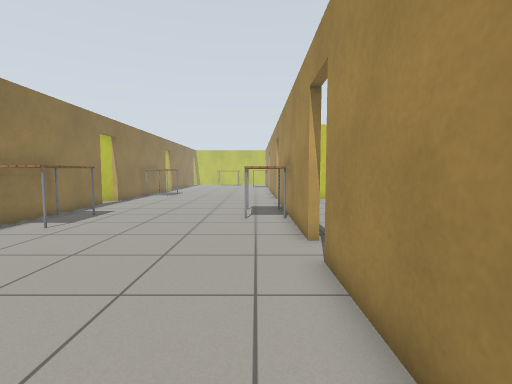
[1] (above)

24 first-person views from a walk through a Gazebo world. The camera is 0.9 m above the floor, tilts 4° down and sees 85° across. The floor is counted in squares, 0.5 m on a side. Each view is taken from the middle of a square. On the plan, view 1 faces up. The plan holds only what a view shows up to about 15 squares ahead; the rest is blank. The place goes on beyond the plan. Robots are left out. Gazebo's built-in surfaces are drawn with simple patterns.

[2]
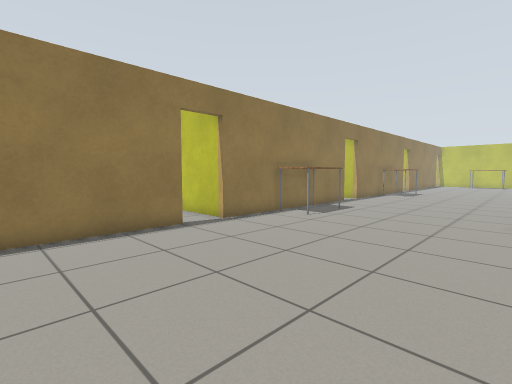

[3]
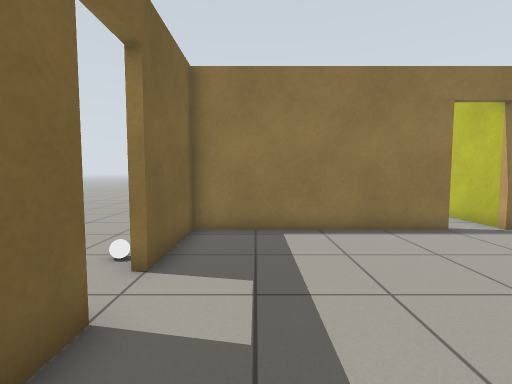

[4]
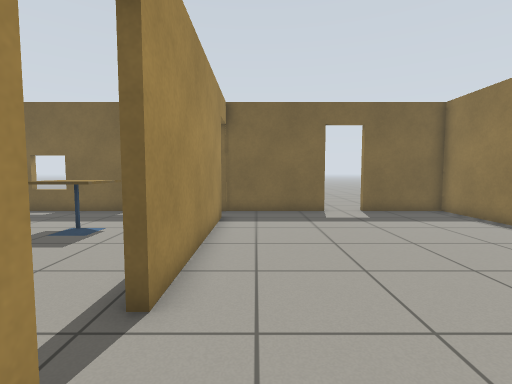

[5]
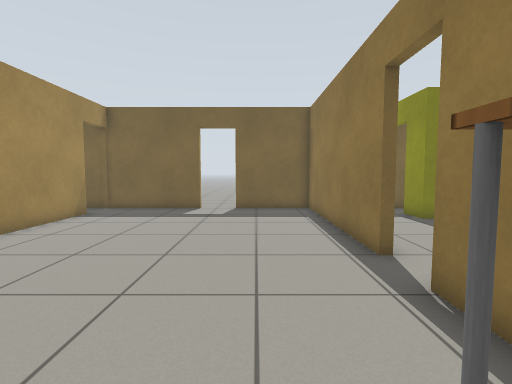

[6]
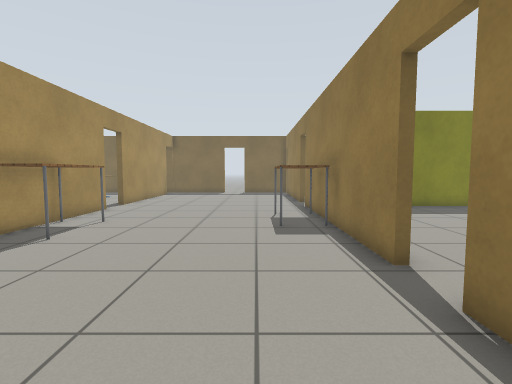

[7]
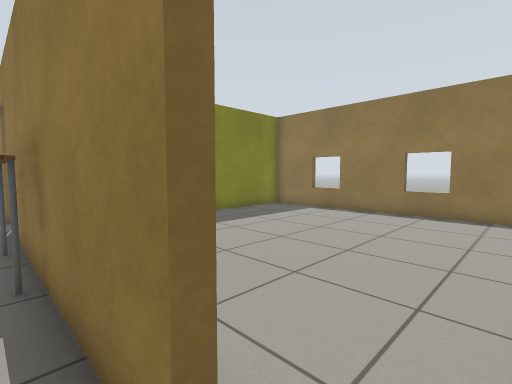

[8]
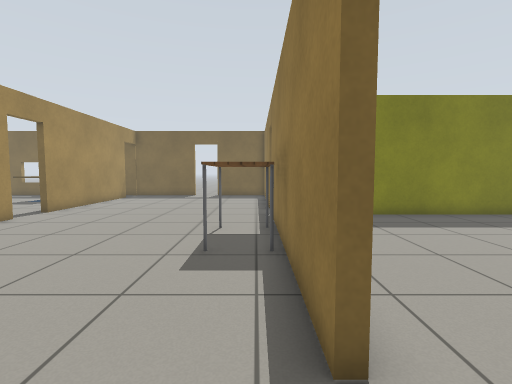

[9]
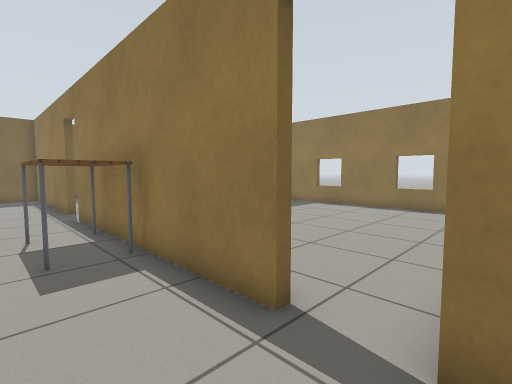

[10]
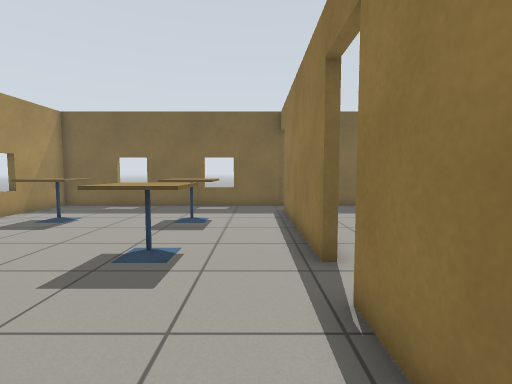

[11]
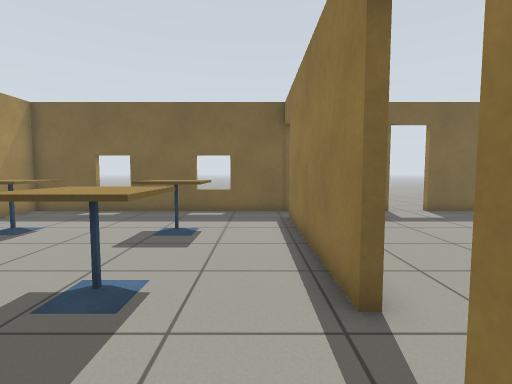

[12]
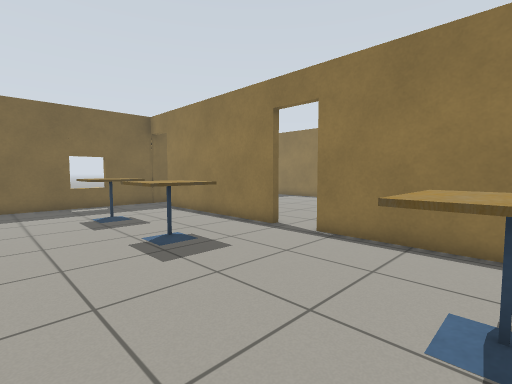

[13]
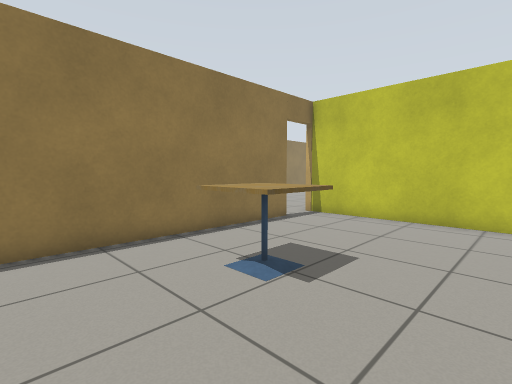

[14]
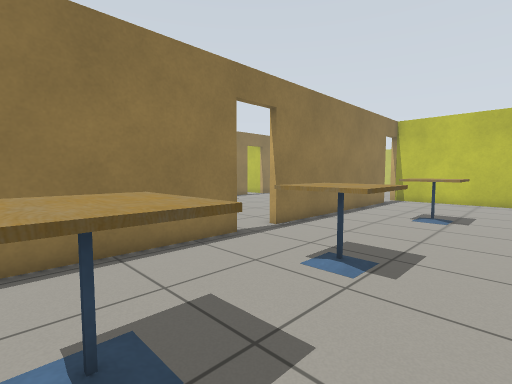

[15]
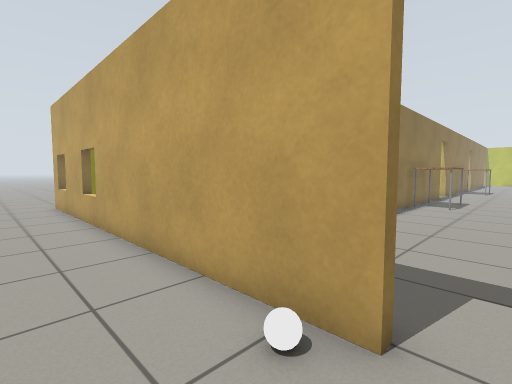

[16]
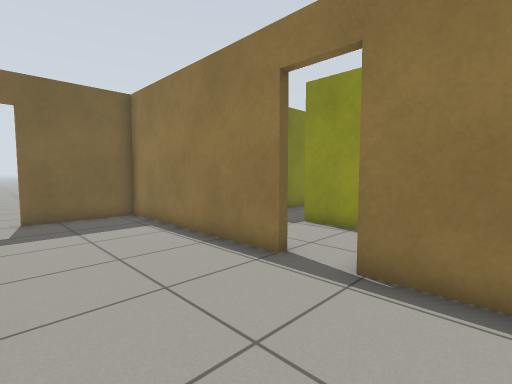

[17]
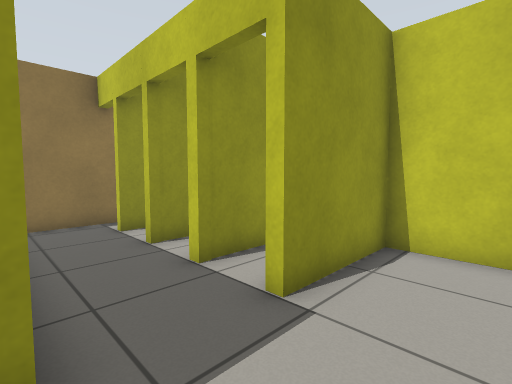

[18]
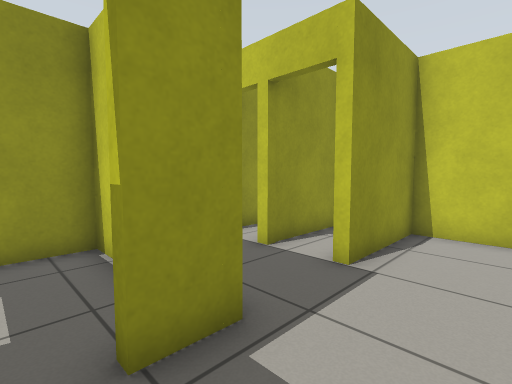

[19]
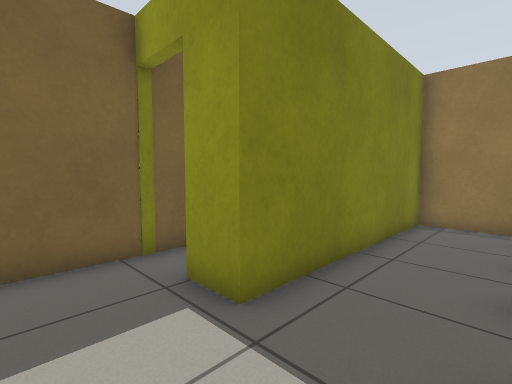

[20]
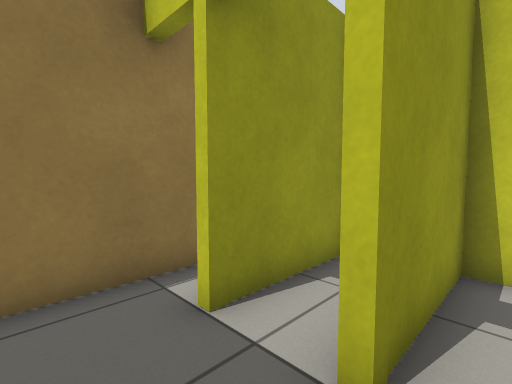

[21]
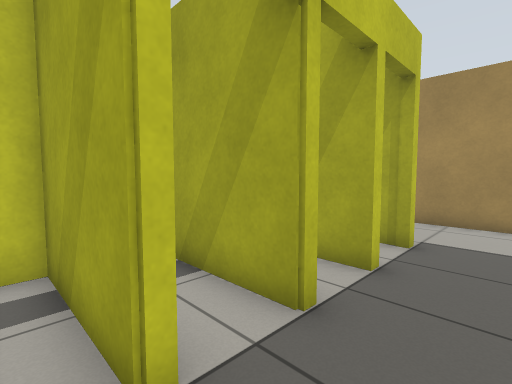

[22]
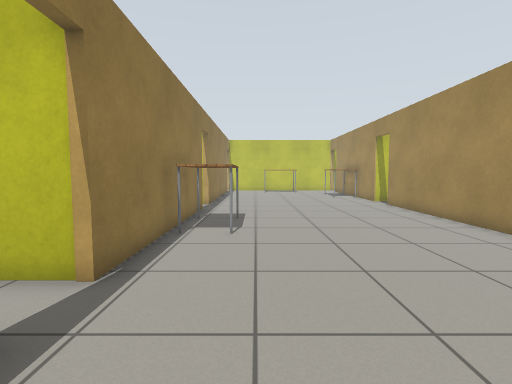

[23]
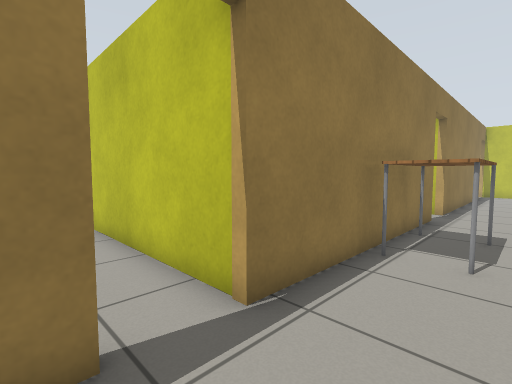

[24]
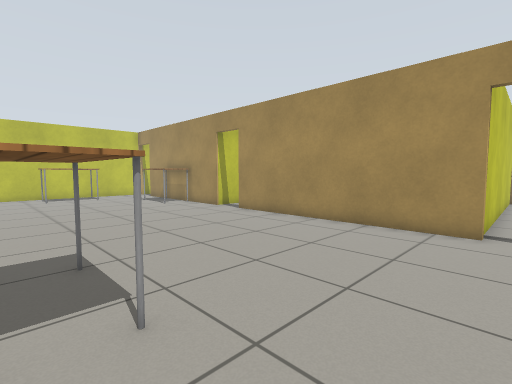

### Floor plan
Points are (right, up) in squares from view 1. A wall is a line through its corners. A room is listed if a view was taken in it or the views show most of it. See-through windows are left out.
Room 1 (views 1, 2, 3, 4, 5, 6, 7, 8, 9, 16, 22, 23, 24)
walls: (-8.7, 15.8) (-8.7, 5.9); (1.4, 7.2) (1.4, 10.6); (1.4, 19) (1.4, 28.5); (-8.7, 4.1) (-8.7, -4) (-5, -4); (-8.7, 27) (-8.7, 17.6); (1.4, -2.1) (1.4, 5.5); (-3.2, -4) (1.5, -4)
ways out: open door at (1.5, 6.5) to room 2; open door at (1.8, 18) to room 2; open door at (-4.5, -4) to room 3; open door at (-9, 4.5) to room 4; open door at (-9, 16.5) to room 5; open door at (-9, 27.5)
objects: table (-8, 9) to (-7, 12); table (-8, 21) to (-7, 24); table (0, 11) to (1, 14)
Room 2 (views 10, 11, 12, 13, 14)
walls: (1.7, 5.5) (1.7, -2.1); (1.7, 17.1) (1.7, 7.2); (9.5, 19) (1.4, 19); (1.5, -4) (9.5, -4)
ways out: open door at (1.5, 6.5) to room 1; open door at (1.8, 18) to room 1; open door at (1.8, -3) to room 3
objects: cafe table (4, 0) to (6, 2); cafe table (4, 4) to (6, 6); cafe table (5, 11) to (6, 13)
Room 3 (view 15)
walls: (-5, -4.3) (-21, -4.3)
ways out: open door at (-4.5, -4) to room 1; open door at (1.8, -3) to room 2; open door at (-13, -3.5) to room 4
objects: white ball (-6, -5)
Room 4 (views 17, 18, 19, 20, 21)
walls: (-16.8, 2) (-17.1, 2); (-9, 0.4) (-9, 3); (-13.6, -4) (-10.1, -4); (-8.7, 5.9) (-12.5, 5.9) (-12.5, 2) (-12.8, 2); (-20.6, 3) (-20.6, -0.8) (-12.5, -0.8) (-12.5, -2.1)
ways out: open door at (-9, 4.5) to room 1; open door at (-13, -3.5) to room 3; open door at (-17, 2) to room 7
Room 5 (no view inside)
walls: (-19, 6.2) (-13, 6.2); (-20.6, 16.5) (-20.6, 8.1); (-8.7, 17.6) (-15.9, 17.6)
ways out: open door at (-9, 16.5) to room 1
Room 6 (no view inside)
walls: (-16.1, -1.1) (-17.2, -1.1) (-17.2, -3.6)
Room 7 (no view inside)
walls: (-14.7, 5.4) (-14.7, 2); (-12.8, 2) (-12.8, 2.8)
ways out: open door at (-17, 2) to room 4
Room 8 (no view inside)
walls: (-16.1, 5.9) (-16.8, 5.9) (-16.8, 2); (-15, 2) (-15, 3.3)
Room 9 (no view inside)
walls: (-18.9, 5.5) (-18.9, 2); (-17.1, 2) (-17.1, 5.2)

Positions as (right, up) in squares from view 1, and headings:
1: (0, 0), facing up
2: (0, -1), facing up-left
3: (0, -2), facing left
4: (0, 9), facing down
5: (-6, 10), facing down
6: (-6, 21), facing down
7: (-8, 17), facing down-left
8: (-8, 18), facing down
9: (-6, 18), facing down-left
10: (3, 11), facing down
11: (3, 9), facing down
12: (9, 12), facing down-left
13: (9, 8), facing up-left
14: (8, 0), facing up-left
15: (-4, -7), facing up-left
16: (-4, 8), facing down-left
17: (-10, -1), facing up-left
18: (-10, -3), facing up-left
19: (-10, 2), facing down-left
20: (-16, 0), facing up-left
21: (-20, 0), facing up-right
22: (-6, 13), facing up
23: (-6, 15), facing up-left
24: (-8, 18), facing up-right
